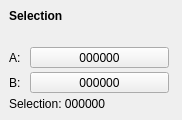
  <widget class="QDockWidget" name="selectionWidget">
   <property name="sizePolicy">
    <sizepolicy hsizetype="Minimum" vsizetype="Fixed">
     <horstretch>0</horstretch>
     <verstretch>0</verstretch>
    </sizepolicy>
   </property>
   <property name="minimumSize">
    <size>
     <width>182</width>
     <height>120</height>
    </size>
   </property>
   <property name="maximumSize">
    <size>
     <width>182</width>
     <height>120</height>
    </size>
   </property>
   <property name="features">
    <set>QDockWidget::NoDockWidgetFeatures</set>
   </property>
   <property name="windowTitle">
    <string>Se&amp;lection</string>
   </property>
   <attribute name="dockWidgetArea">
    <number>8</number>
   </attribute>
   <widget class="QWidget" name="dockWidgetContents_7">
    <property name="sizePolicy">
     <sizepolicy hsizetype="Fixed" vsizetype="Preferred">
      <horstretch>0</horstretch>
      <verstretch>0</verstretch>
     </sizepolicy>
    </property>
    <layout class="QVBoxLayout" name="verticalLayout_7">
     <property name="spacing">
      <number>2</number>
     </property>
     <property name="leftMargin">
      <number>9</number>
     </property>
     <property name="topMargin">
      <number>9</number>
     </property>
     <property name="rightMargin">
      <number>9</number>
     </property>
     <property name="bottomMargin">
      <number>9</number>
     </property>
     <item>
      <widget class="QLabel" name="selectionHeading">
       <property name="visible">
        <bool>false</bool>
       </property>
       <property name="text">
        <string>Selection</string>
       </property>
       <property name="font">
        <font>
         <weight>75</weight>
         <bold>true</bold>
        </font>
       </property>
      </widget>
     </item>
     <item>
      <widget class="QWidget" name="sliderPlaceHolder" native="true">
       <property name="sizePolicy">
        <sizepolicy hsizetype="Preferred" vsizetype="Fixed">
         <horstretch>0</horstretch>
         <verstretch>0</verstretch>
        </sizepolicy>
       </property>
       <property name="minimumSize">
        <size>
         <width>160</width>
         <height>20</height>
        </size>
       </property>
      </widget>
     </item>
     <item>
      <layout class="QVBoxLayout" name="verticalLayout_6">
       <property name="spacing">
        <number>9</number>
       </property>
       <item>
        <layout class="QGridLayout" name="gridLayout">
         <property name="verticalSpacing">
          <number>4</number>
         </property>
         <item row="0" column="0">
          <widget class="QLabel" name="label_2">
           <property name="text">
            <string>A:</string>
           </property>
          </widget>
         </item>
         <item row="1" column="0">
          <widget class="QLabel" name="label_9">
           <property name="text">
            <string>B:</string>
           </property>
          </widget>
         </item>
         <item row="0" column="1">
          <widget class="QPushButton" name="pushButtonJumpToMarkerA">
           <property name="sizePolicy">
            <sizepolicy hsizetype="MinimumExpanding" vsizetype="Fixed">
             <horstretch>0</horstretch>
             <verstretch>0</verstretch>
            </sizepolicy>
           </property>
           <property name="toolTip">
            <string>Go to marker A [PAGE UP]</string>
           </property>
           <property name="text">
            <string>000000</string>
           </property>
          </widget>
         </item>
         <item row="1" column="1">
          <widget class="QPushButton" name="pushButtonJumpToMarkerB">
           <property name="sizePolicy">
            <sizepolicy hsizetype="MinimumExpanding" vsizetype="Fixed">
             <horstretch>0</horstretch>
             <verstretch>0</verstretch>
            </sizepolicy>
           </property>
           <property name="toolTip">
            <string>Go to Marker B [PAGE DOWN]</string>
           </property>
           <property name="text">
            <string>000000</string>
           </property>
          </widget>
         </item>
         <item row="2" column="0" colspan="2">
          <widget class="QLabel" name="selectionDuration">
           <property name="sizePolicy">
            <sizepolicy hsizetype="MinimumExpanding" vsizetype="Fixed">
             <horstretch>0</horstretch>
             <verstretch>0</verstretch>
            </sizepolicy>
           </property>
           <property name="minimumSize">
            <size>
             <width>160</width>
             <height>0</height>
            </size>
           </property>
           <property name="text">
            <string>Selection: 000000</string>
           </property>
          </widget>
         </item>
        </layout>
       </item>
      </layout>
     </item>
    </layout>
   </widget>
  </widget>
